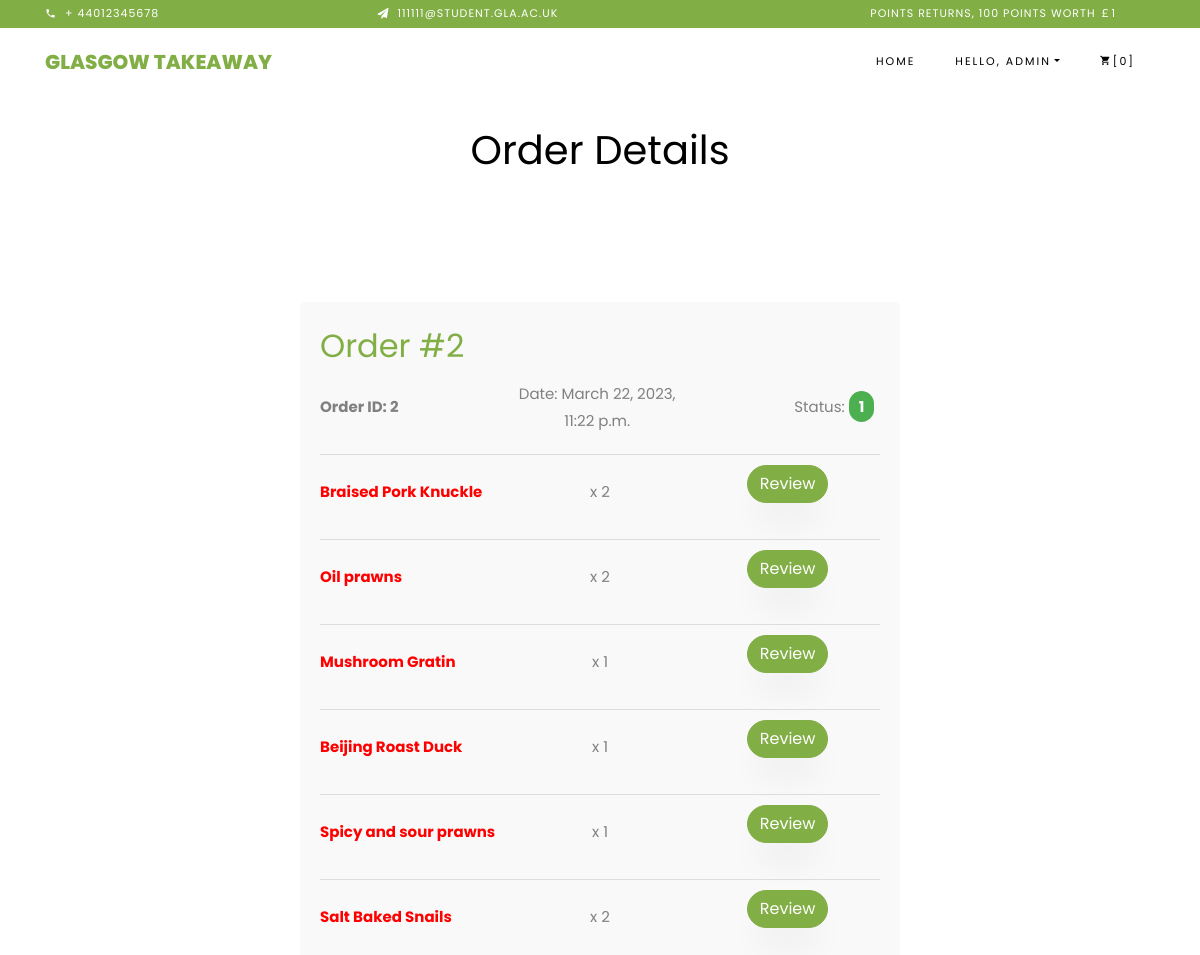
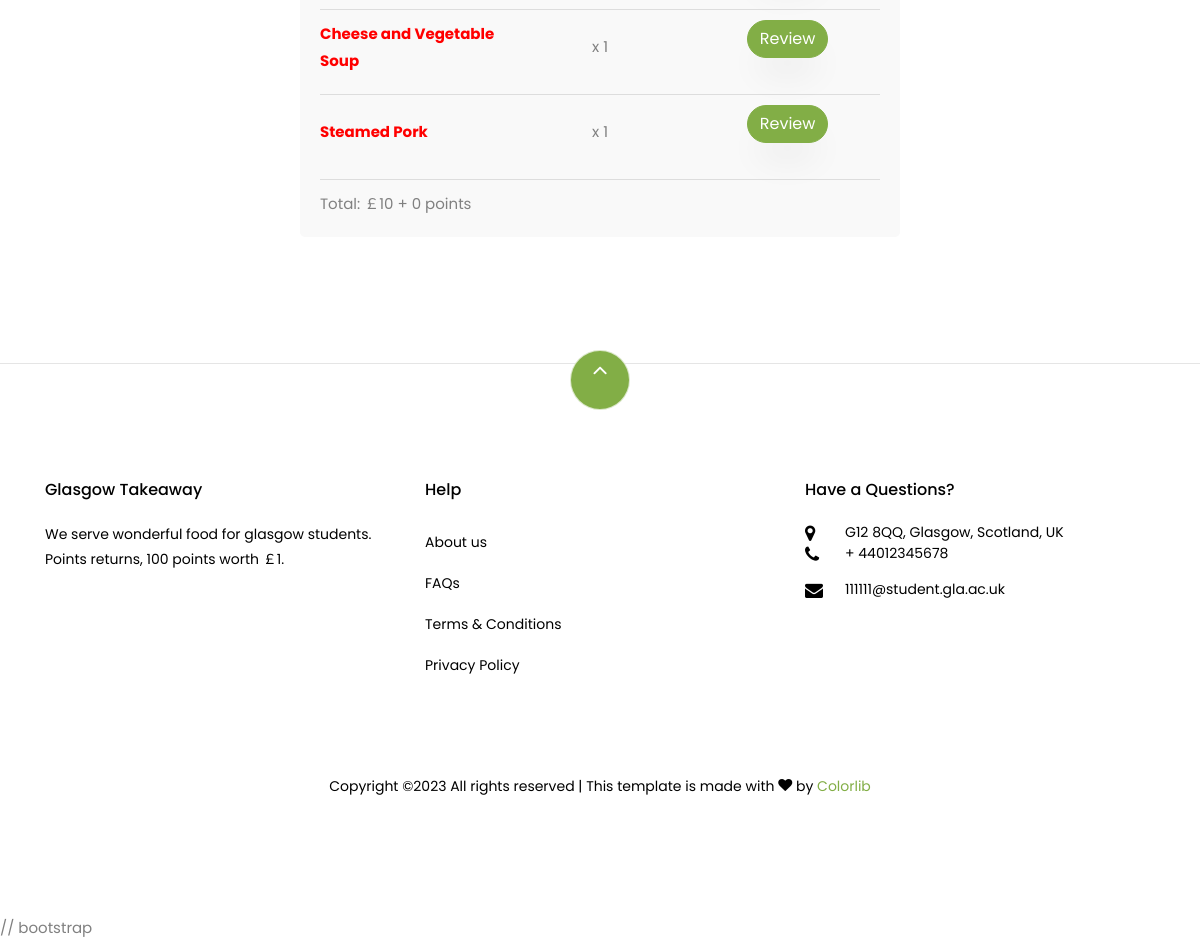
The app's page /takeaway/orderdetail/2/ (signed in) with its own data (2 pictures, top to bottom).
### takeaway/models.py (models this page shows, shortened)
class Order(models.Model):
    order_id = models.AutoField(primary_key=True)
    user = models.ForeignKey(User, on_delete=models.CASCADE)
    payment = models.CharField(max_length=100)
    delivery_state = models.CharField(max_length=10)
    ordered = models.BooleanField(default=False)
    date = models.DateTimeField(default=timezone.now)
    first_name = models.CharField(max_length=50, default="")
    last_name = models.CharField(max_length=50, default="")
    city = models.CharField(max_length=50, default="")
    street = models.CharField(max_length=50, default="")
    zipcode = models.CharField(max_length=10, default="")
    email = models.EmailField(max_length=30, default="")
    phone = models.CharField(max_length=15, default="")

class OrderDetail(models.Model):
    order = models.ForeignKey(Order, on_delete=models.CASCADE)
    food = models.ForeignKey(Food, on_delete=models.CASCADE)
    count = models.IntegerField(default=0)
    payment = models.CharField(max_length=100)
    delivery_state = models.CharField(max_length=10)
    date = models.DateTimeField(default=timezone.now)

class Food(models.Model):
    ID_MAX_LENGTH = 30
    food_id = models.CharField(max_length=ID_MAX_LENGTH)
    title = models.CharField(max_length=100)
    picture = models.ImageField(upload_to='food_images', blank=True)
    price = models.FloatField(max_length=20)
    discounted_price = models.FloatField(max_length=20)
    description = models.CharField(max_length=300)
    address = models.CharField(max_length=100)
    rating = models.FloatField(max_length=3)
    def __str__(self):
        return self.title

### takeaway/views.py (the view)
# urls.py: path("orderdetail/<order_id>/", views.OrderDetailsView.as_view(), name="orderdetail"),
class OrderDetailsView(View):
    def get_order_details(self, order_id):
        print('get detials 函数进入')
        try:
            order = Order.objects.get(order_id=order_id)
            orderdetail = OrderDetail.objects.filter(order=order)
        except Order.DoesNotExist:
            return None
        except OrderDetail.DoesNotExist:
            return None
        return order, orderdetail
    @method_decorator(login_required)
    def get(self, request, order_id):
        print('get函数进入')
        try:
            (order, orderdetail) = self.get_order_details(order_id)
        except TypeError:
            return redirect(reverse('takeaway:index'))
        context_dict = {'order': order,
                        'orderdetails': orderdetail[:],
                        }
        return render(request, 'takeaway/review.html', context_dict)

### takeaway/templatetags/takeaway_template_tags.py (called while the page is built)
@register.inclusion_tag('takeaway/header.html')
def getCartCount(user=None):
    cart_count = 0
    if user.is_authenticated:
        print("user登录了：" + user.username)
        try:
            cart = Cart.objects.get(user=user)
        except Cart.DoesNotExist:
            print("购物车发生异常")
            cart_count = 0
            return {'cart_count': cart_count,
                    'user': user}
        cart_detail_list = CartDetail.objects.filter(cart=cart)
        for cart_detail in cart_detail_list:
            cart_count += cart_detail.count
        print("购物车数量：" + str(cart_count))
    return {'cart_count': cart_count,
            'user': user}

### templates/takeaway/review.html (shortened to what this page needs)
{% extends 'takeaway/base.html' %}
{% load static %}
{% block body_block %}
<link href="{% static 'css/review.css' %}" rel="stylesheet">
<div class="container">
    <div class="p-4">
        <div class="container" style="text-align: center;">
            <h1>Order Details</h1>
        </div>
    </div>
    <section class="ftco-section">
        <div class="order">
            <h2><a href="#">Order #{{ order.order_id }}</a></h2>
            <div class="order-info">
                <div class="order-id">Order ID: {{ order.order_id }}</div>
                <div class="order-date">Date: {{ order.date }}</div>
                <div class="order-status">
                    Status: <span class="status status-delivered">{{ order.delivery_state }}</span>
                </div>
            </div>
            {% for orderdetail in orderdetails %}
            <div class="food-list">
                <div class="food-name">{{ orderdetail.food }}</div>
                <div class="food-count">x {{ orderdetail.count }}</div>
                <div class="food-review-submit"><p class="btn btn-primary" data-toggle="modal"
                                                   data-target="#reviewModal">Review</p></div>
            </div>
            {% endfor %}
            <div class="order-details">
                <div class="Total">
                    Total: {{ order.payment }}
                </div>
            </div>
        </div>
    </section>
</div>
{% endblock %}

### templates/takeaway/header.html (shortened to what this page needs)
<div class="py-1 bg-primary">
    <div class="container">
        <div class="row no-gutters d-flex align-items-start align-items-center px-md-0">
            <div class="col-lg-12 d-block">
                <div class="row d-flex">
                    <div class="col-md pr-4 d-flex topper align-items-center">
                        <div class="icon mr-2 d-flex justify-content-center align-items-center"><span
                                class="icon-phone2"></span></div>
                        <span class="text">+ 44012345678</span>
                    </div>
                    <div class="col-md pr-4 d-flex topper align-items-center">
                        <div class="icon mr-2 d-flex justify-content-center align-items-center"><span
                                class="icon-paper-plane"></span></div>
                        <span class="text">111111@student.gla.ac.uk</span>
                    </div>
                    <div class="col-md-5 pr-4 d-flex topper align-items-center text-lg-right">
                        <span class="text">Points returns, 100 points worth ￡1</span>
                    </div>
                </div>
            </div>
        </div>
    </div>
</div>
<nav class="navbar navbar-expand-lg navbar-dark ftco_navbar bg-dark ftco-navbar-light" id="ftco-navbar">
    <div class="container">
        <a class="navbar-brand" href="{% url 'takeaway:index' %}">Glasgow Takeaway</a>
        <div class="collapse navbar-collapse" id="ftco-nav">
            <ul class="navbar-nav ml-auto">
                <li class="nav-item active"><a href="{% url 'takeaway:index' %}" class="nav-link">Home</a></li>
                {% if user.is_authenticated %}
                <li class="nav-item dropdown">
                    <a class="nav-link dropdown-toggle" href="#" id="dropdown04" data-toggle="dropdown"
                       aria-haspopup="true" aria-expanded="false">Hello, {{ user.username }}</a>
                </li>
                <li class="nav-item cta cta-colored"><a href="{% url 'takeaway:cart' %}" class="nav-link" id="id_cart"><span
                        class="icon-shopping_cart"></span>[{{ cart_count }}]</a></li>
                {% else %}
                <li class="nav-item"><a href="{% url 'auth_login' %}" class="nav-link">Log in</a></li>
                <li class="nav-item"><a href="{% url 'registration_register' %}" class="nav-link">Sign up</a></li>
                {% endif %}
            </ul>
        </div>
    </div>
</nav>

### static/css/icomoon.css (style rules this page uses)
[class^="icon-"], [class*=" icon-"] { font-family: 'icomoon' !important; speak: none; font-style: normal; font-weight: normal; font-variant: normal; text-transform: none; line-height: 1; -webkit-font-smoothing: antialiased; -moz-osx-font-smoothing: grayscale; }
.icon-paper-plane:before { content: "\f1d8"; }
.icon-phone2:before { content: "\e0cd"; }
.icon-shopping_cart:before { content: "\e8cc"; }

### static/css/review.css (style rules this page uses)
.order { width:600px; margin:auto; background-color: #f9f9f9; padding: 20px; margin-bottom: 20px; border-radius: 5px; }
.order h2 { margin-top: 0; margin-bottom: 10px; }
.order .order-info { display: flex; flex-wrap: wrap; align-items: center; }
.order .order-info > div { flex-basis: 33%; margin-bottom: 10px; }
.order .order-info .order-id { font-weight: bold; text-align: left; }
.order .order-info .order-date { text-align: center; }
.order .order-info .order-status { text-align: right; }
.order .order-info .status { padding: 5px 10px; border-radius: 20px; font-weight: bold; color: #fff; }
.order .order-info .status-delivered { background-color: #4CAF50; }
.order .food-list { display: flex; flex-wrap: wrap; align-items: center; padding-top: 10px; border-top: 1px solid #ddd; margin-top: 10px; justify-content: space-between; }
.order .food-list > div { flex-basis: 33%; margin-bottom: 10px; }
.order .food-list .food-name { font-weight: bold; color: red; }
.order .food-list .food-count { text-align: center; }
.order .food-list .food-review-submit { height: 80; text-align: center; }
.order .order-details { padding-top: 10px; border-top: 1px solid #ddd; margin-top: 10px; display: flex; justify-content: space-between; align-items: center; }

### records on screen
Order: order_id "2", date "March 22, 2023, 11:22 p.m.", delivery_state "1", payment "￡10 + 0 points"
OrderDetail: food "Braised Pork Knuckle", count "2"
OrderDetail: food "Oil prawns", count "2"
OrderDetail: food "Mushroom Gratin", count "1"
OrderDetail: food "Beijing Roast Duck", count "1"
OrderDetail: food "Spicy and sour prawns", count "1"
OrderDetail: food "Salt Baked Snails", count "2"
OrderDetail: food "Cheese and Vegetable Soup", count "1"
OrderDetail: food "Steamed Pork", count "1"

### other values on screen
{{ user.username }} "ADMIN"
{{ cart_count }} "0"
